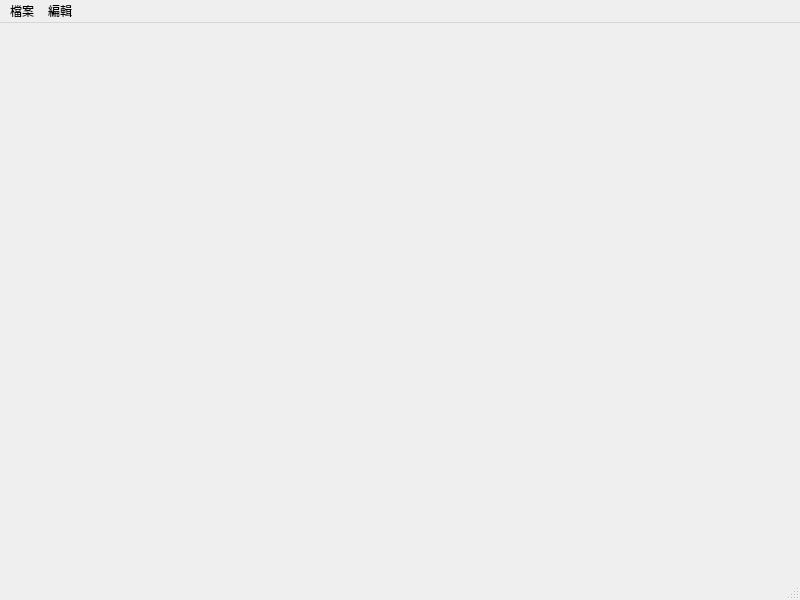
<?xml version="1.0" encoding="UTF-8"?>
<ui version="4.0">
 <class>MainWindow</class>
 <widget class="QMainWindow" name="MainWindow">
  <property name="geometry">
   <rect>
    <x>0</x>
    <y>0</y>
    <width>800</width>
    <height>600</height>
   </rect>
  </property>
  <property name="windowTitle">
   <string>MainWindow</string>
  </property>
  <widget class="QWidget" name="centralwidget"/>
  <widget class="QMenuBar" name="menubar">
   <property name="geometry">
    <rect>
     <x>0</x>
     <y>0</y>
     <width>800</width>
     <height>21</height>
    </rect>
   </property>
   <widget class="QMenu" name="menu">
    <property name="title">
     <string>檔案</string>
    </property>
    <addaction name="action"/>
    <addaction name="action_2"/>
    <addaction name="action_3"/>
    <addaction name="separator"/>
    <addaction name="action_5"/>
    <addaction name="action_6"/>
    <addaction name="separator"/>
    <addaction name="action_8"/>
   </widget>
   <widget class="QMenu" name="menu_2">
    <property name="title">
     <string>編輯</string>
    </property>
   </widget>
   <addaction name="menu"/>
   <addaction name="menu_2"/>
  </widget>
  <widget class="QStatusBar" name="statusbar"/>
  <action name="action">
   <property name="text">
    <string>新增</string>
   </property>
  </action>
  <action name="action_2">
   <property name="text">
    <string>開啟</string>
   </property>
  </action>
  <action name="action_3">
   <property name="text">
    <string>關閉</string>
   </property>
  </action>
  <action name="action_5">
   <property name="text">
    <string>儲存</string>
   </property>
  </action>
  <action name="action_6">
   <property name="text">
    <string>另存</string>
   </property>
  </action>
  <action name="action_8">
   <property name="text">
    <string>退出</string>
   </property>
  </action>
 </widget>
 <resources/>
 <connections/>
</ui>
